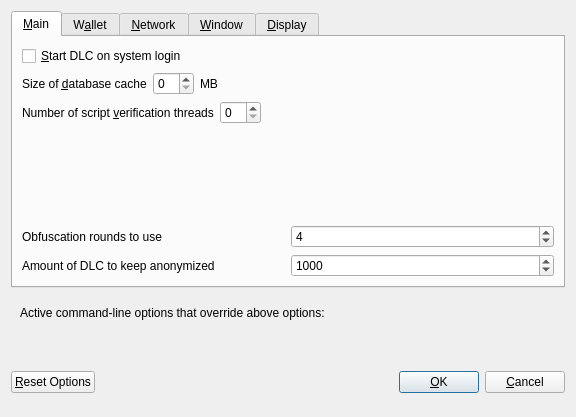
<?xml version="1.0" encoding="UTF-8"?>
<ui version="4.0">
 <class>OptionsDialog</class>
 <widget class="QDialog" name="OptionsDialog">
  <property name="geometry">
   <rect>
    <x>0</x>
    <y>0</y>
    <width>576</width>
    <height>417</height>
   </rect>
  </property>
  <property name="windowTitle">
   <string>Options</string>
  </property>
  <property name="modal">
   <bool>true</bool>
  </property>
  <layout class="QVBoxLayout" name="verticalLayout">
   <item>
    <widget class="QTabWidget" name="tabWidget">
     <property name="currentIndex">
      <number>0</number>
     </property>
     <widget class="QWidget" name="tabMain">
      <attribute name="title">
       <string>&amp;Main</string>
      </attribute>
      <layout class="QVBoxLayout" name="verticalLayout_Main">
       <item>
        <widget class="QCheckBox" name="bitcoinAtStartup">
         <property name="toolTip">
          <string>Automatically start DLC after logging in to the system.</string>
         </property>
         <property name="text">
          <string>&amp;Start DLC on system login</string>
         </property>
        </widget>
       </item>
       <item>
        <layout class="QHBoxLayout" name="horizontalLayout_2_Main">
         <item>
          <widget class="QLabel" name="databaseCacheLabel">
           <property name="text">
            <string>Size of &amp;database cache</string>
           </property>
           <property name="textFormat">
            <enum>Qt::PlainText</enum>
           </property>
           <property name="buddy">
            <cstring>databaseCache</cstring>
           </property>
          </widget>
         </item>
         <item>
          <widget class="QSpinBox" name="databaseCache"/>
         </item>
         <item>
          <widget class="QLabel" name="databaseCacheUnitLabel">
           <property name="text">
            <string>MB</string>
           </property>
           <property name="textFormat">
            <enum>Qt::PlainText</enum>
           </property>
          </widget>
         </item>
         <item>
          <spacer name="horizontalSpacer_2_Main">
           <property name="orientation">
            <enum>Qt::Horizontal</enum>
           </property>
           <property name="sizeHint" stdset="0">
            <size>
             <width>40</width>
             <height>20</height>
            </size>
           </property>
          </spacer>
         </item>
        </layout>
       </item>
       <item>
        <layout class="QHBoxLayout" name="horizontalLayout_3_Main">
         <item>
          <widget class="QLabel" name="threadsScriptVerifLabel">
           <property name="text">
            <string>Number of script &amp;verification threads</string>
           </property>
           <property name="textFormat">
            <enum>Qt::PlainText</enum>
           </property>
           <property name="buddy">
            <cstring>threadsScriptVerif</cstring>
           </property>
          </widget>
         </item>
         <item>
          <widget class="QSpinBox" name="threadsScriptVerif">
           <property name="toolTip">
            <string>(0 = auto, &lt;0 = leave that many cores free)</string>
           </property>
          </widget>
         </item>
         <item>
          <spacer name="horizontalSpacer_3_Main">
           <property name="orientation">
            <enum>Qt::Horizontal</enum>
           </property>
           <property name="sizeHint" stdset="0">
            <size>
             <width>40</width>
             <height>20</height>
            </size>
           </property>
          </spacer>
         </item>
        </layout>
       </item>
       <item>
        <spacer name="verticalSpacer_Main">
         <property name="orientation">
          <enum>Qt::Vertical</enum>
         </property>
         <property name="sizeHint" stdset="0">
          <size>
           <width>20</width>
           <height>40</height>
          </size>
         </property>
        </spacer>
       </item>
       <item>
        <layout class="QHBoxLayout" name="horizontalLayout_4_Main">
         <item>
          <widget class="QLabel" name="label">
           <property name="toolTip">
            <string>This setting determines the amount of individual masternodes that an input will be anonymized through.&lt;br/&gt;More rounds of anonymization gives a higher degree of privacy, but also costs more in fees.</string>
           </property>
           <property name="text">
            <string>Obfuscation rounds to use</string>
           </property>
          </widget>
         </item>
         <item>
          <widget class="QSpinBox" name="obfuscationRounds">
           <property name="minimum">
            <number>2</number>
           </property>
           <property name="maximum">
            <number>8</number>
           </property>
           <property name="value">
            <number>4</number>
           </property>
          </widget>
         </item>
        </layout>
       </item>
       <item>
        <layout class="QHBoxLayout" name="horizontalLayout">
         <item>
          <widget class="QLabel" name="label_2">
           <property name="toolTip">
            <string>This amount acts as a threshold to turn off Obfuscation once it's reached.</string>
           </property>
           <property name="statusTip">
            <string notr="true"/>
           </property>
           <property name="whatsThis">
            <string notr="true"/>
           </property>
           <property name="accessibleName">
            <string notr="true"/>
           </property>
           <property name="accessibleDescription">
            <string notr="true"/>
           </property>
           <property name="text">
            <string>Amount of DLC to keep anonymized</string>
           </property>
          </widget>
         </item>
         <item>
          <widget class="QSpinBox" name="anonymizeDelirium">
           <property name="minimum">
            <number>100</number>
           </property>
           <property name="maximum">
            <number>100000</number>
           </property>
           <property name="singleStep">
            <number>100</number>
           </property>
           <property name="value">
            <number>1000</number>
           </property>
          </widget>
         </item>
        </layout>
       </item>
      </layout>
     </widget>
     <widget class="QWidget" name="tabWallet">
      <attribute name="title">
       <string>W&amp;allet</string>
      </attribute>
      <layout class="QVBoxLayout" name="verticalLayout_Wallet">
       <item>
        <widget class="QGroupBox" name="groupBox">
         <property name="title">
          <string>Expert</string>
         </property>
         <layout class="QVBoxLayout" name="verticalLayout_2">
          <item>
           <widget class="QCheckBox" name="coinControlFeatures">
            <property name="toolTip">
             <string>Whether to show coin control features or not.</string>
            </property>
            <property name="text">
             <string>Enable coin &amp;control features</string>
            </property>
           </widget>
          </item>
          <item>
           <widget class="QCheckBox" name="showMasternodesTab">
            <property name="toolTip">
             <string>Show additional tab listing all your masternodes in first sub-tab&lt;br/&gt;and all masternodes on the network in second sub-tab.</string>
            </property>
            <property name="text">
             <string>Show Masternodes Tab</string>
            </property>
           </widget>
          </item>
          <item>
           <widget class="QCheckBox" name="spendZeroConfChange">
            <property name="toolTip">
             <string>If you disable the spending of unconfirmed change, the change from a transaction&lt;br/&gt;cannot be used until that transaction has at least one confirmation.&lt;br/&gt;This also affects how your balance is computed.</string>
            </property>
            <property name="text">
             <string>&amp;Spend unconfirmed change</string>
            </property>
           </widget>
          </item>
         </layout>
        </widget>
       </item>
       <item>
        <spacer name="verticalSpacer_Wallet">
         <property name="orientation">
          <enum>Qt::Vertical</enum>
         </property>
         <property name="sizeHint" stdset="0">
          <size>
           <width>20</width>
           <height>40</height>
          </size>
         </property>
        </spacer>
       </item>
      </layout>
     </widget>
     <widget class="QWidget" name="tabNetwork">
      <attribute name="title">
       <string>&amp;Network</string>
      </attribute>
      <layout class="QVBoxLayout" name="verticalLayout_Network">
       <item>
        <widget class="QCheckBox" name="mapPortUpnp">
         <property name="toolTip">
          <string>Automatically open the DLC client port on the router. This only works when your router supports UPnP and it is enabled.</string>
         </property>
         <property name="text">
          <string>Map port using &amp;UPnP</string>
         </property>
        </widget>
       </item>
       <item>
        <widget class="QCheckBox" name="allowIncoming">
         <property name="toolTip">
          <string>Accept connections from outside</string>
         </property>
         <property name="text">
          <string>Allow incoming connections</string>
         </property>
        </widget>
       </item>
       <item>
        <widget class="QCheckBox" name="connectSocks">
         <property name="toolTip">
          <string>Connect to the DLC network through a SOCKS5 proxy.</string>
         </property>
         <property name="text">
          <string>&amp;Connect through SOCKS5 proxy (default proxy):</string>
         </property>
        </widget>
       </item>
       <item>
        <layout class="QHBoxLayout" name="horizontalLayout_1_Network">
         <item>
          <widget class="QLabel" name="proxyIpLabel">
           <property name="text">
            <string>Proxy &amp;IP:</string>
           </property>
           <property name="textFormat">
            <enum>Qt::PlainText</enum>
           </property>
           <property name="buddy">
            <cstring>proxyIp</cstring>
           </property>
          </widget>
         </item>
         <item>
          <widget class="QValidatedLineEdit" name="proxyIp">
           <property name="minimumSize">
            <size>
             <width>140</width>
             <height>0</height>
            </size>
           </property>
           <property name="maximumSize">
            <size>
             <width>140</width>
             <height>16777215</height>
            </size>
           </property>
           <property name="toolTip">
            <string>IP address of the proxy (e.g. IPv4: 127.0.0.1 / IPv6: ::1)</string>
           </property>
          </widget>
         </item>
         <item>
          <widget class="QLabel" name="proxyPortLabel">
           <property name="text">
            <string>&amp;Port:</string>
           </property>
           <property name="textFormat">
            <enum>Qt::PlainText</enum>
           </property>
           <property name="buddy">
            <cstring>proxyPort</cstring>
           </property>
          </widget>
         </item>
         <item>
          <widget class="QLineEdit" name="proxyPort">
           <property name="minimumSize">
            <size>
             <width>55</width>
             <height>0</height>
            </size>
           </property>
           <property name="maximumSize">
            <size>
             <width>55</width>
             <height>16777215</height>
            </size>
           </property>
           <property name="toolTip">
            <string>Port of the proxy (e.g. 9050)</string>
           </property>
          </widget>
         </item>
         <item>
          <spacer name="horizontalSpacer_1_Network">
           <property name="orientation">
            <enum>Qt::Horizontal</enum>
           </property>
           <property name="sizeHint" stdset="0">
            <size>
             <width>40</width>
             <height>20</height>
            </size>
           </property>
          </spacer>
         </item>
        </layout>
       </item>
       <item>
        <spacer name="verticalSpacer_Network">
         <property name="orientation">
          <enum>Qt::Vertical</enum>
         </property>
         <property name="sizeHint" stdset="0">
          <size>
           <width>20</width>
           <height>40</height>
          </size>
         </property>
        </spacer>
       </item>
      </layout>
     </widget>
     <widget class="QWidget" name="tabWindow">
      <attribute name="title">
       <string>&amp;Window</string>
      </attribute>
      <layout class="QVBoxLayout" name="verticalLayout_Window">
       <item>
        <widget class="QCheckBox" name="minimizeToTray">
         <property name="toolTip">
          <string>Show only a tray icon after minimizing the window.</string>
         </property>
         <property name="text">
          <string>&amp;Minimize to the tray instead of the taskbar</string>
         </property>
        </widget>
       </item>
       <item>
        <widget class="QCheckBox" name="minimizeOnClose">
         <property name="toolTip">
          <string>Minimize instead of exit the application when the window is closed. When this option is enabled, the application will be closed only after selecting Quit in the menu.</string>
         </property>
         <property name="text">
          <string>M&amp;inimize on close</string>
         </property>
        </widget>
       </item>
       <item>
        <spacer name="verticalSpacer_Window">
         <property name="orientation">
          <enum>Qt::Vertical</enum>
         </property>
         <property name="sizeHint" stdset="0">
          <size>
           <width>20</width>
           <height>40</height>
          </size>
         </property>
        </spacer>
       </item>
      </layout>
     </widget>
     <widget class="QWidget" name="tabDisplay">
      <attribute name="title">
       <string>&amp;Display</string>
      </attribute>
      <layout class="QVBoxLayout" name="verticalLayout_Display">
       <item>
        <layout class="QHBoxLayout" name="horizontalLayout_1_Display">
         <item>
          <widget class="QLabel" name="langLabel">
           <property name="text">
            <string>User Interface &amp;language:</string>
           </property>
           <property name="textFormat">
            <enum>Qt::PlainText</enum>
           </property>
           <property name="buddy">
            <cstring>lang</cstring>
           </property>
          </widget>
         </item>
         <item>
          <widget class="QValueComboBox" name="lang">
           <property name="toolTip">
            <string>The user interface language can be set here. This setting will take effect after restarting DLC.</string>
           </property>
          </widget>
         </item>
        </layout>
       </item>
       <item>
        <widget class="QLabel" name="label_3">
         <property name="toolTip">
          <string notr="true"/>
         </property>
         <property name="statusTip">
          <string notr="true"/>
         </property>
         <property name="whatsThis">
          <string notr="true"/>
         </property>
         <property name="accessibleName">
          <string notr="true"/>
         </property>
         <property name="text">
          <string>Language missing or translation incomplete? Help contributing translations here:
https://www.transifex.com/delirium-project/delirium-project-translations</string>
         </property>
         <property name="wordWrap">
          <bool>true</bool>
         </property>
         <property name="openExternalLinks">
          <bool>true</bool>
         </property>
         <property name="textInteractionFlags">
          <set>Qt::TextBrowserInteraction</set>
         </property>
        </widget>
       </item>
       <item>
        <layout class="QHBoxLayout" name="horizontalLayout_4_Display" stretch="0,0">
         <item>
          <widget class="QLabel" name="themeLabel">
           <property name="text">
            <string>User Interface Theme:</string>
           </property>
          </widget>
         </item>
         <item>
          <widget class="QValueComboBox" name="theme"/>
         </item>
        </layout>
       </item>
       <item>
        <widget class="Line" name="line">
         <property name="orientation">
          <enum>Qt::Horizontal</enum>
         </property>
        </widget>
       </item>
       <item>
        <layout class="QHBoxLayout" name="horizontalLayout_2_Display">
         <item>
          <widget class="QLabel" name="unitLabel">
           <property name="text">
            <string>&amp;Unit to show amounts in:</string>
           </property>
           <property name="textFormat">
            <enum>Qt::PlainText</enum>
           </property>
           <property name="buddy">
            <cstring>unit</cstring>
           </property>
          </widget>
         </item>
         <item>
          <widget class="QValueComboBox" name="unit">
           <property name="toolTip">
            <string>Choose the default subdivision unit to show in the interface and when sending coins.</string>
           </property>
          </widget>
         </item>
        </layout>
       </item>
       <item>
        <layout class="QHBoxLayout" name="horizontalLayout_5_Display">
         <item>
          <widget class="QLabel" name="digitsLabel">
           <property name="text">
            <string>Decimal digits</string>
           </property>
          </widget>
         </item>
         <item>
          <widget class="QValueComboBox" name="digits"/>
         </item>
        </layout>
       </item>
       <item>
        <layout class="QHBoxLayout" name="horizontalLayout_3_Display">
         <item>
          <widget class="QLabel" name="thirdPartyTxUrlsLabel">
           <property name="toolTip">
            <string>Third party URLs (e.g. a block explorer) that appear in the transactions tab as context menu items. %s in the URL is replaced by transaction hash. Multiple URLs are separated by vertical bar |.</string>
           </property>
           <property name="text">
            <string>Third party transaction URLs</string>
           </property>
           <property name="buddy">
            <cstring>thirdPartyTxUrls</cstring>
           </property>
          </widget>
         </item>
         <item>
          <widget class="QLineEdit" name="thirdPartyTxUrls">
           <property name="toolTip">
            <string>Third party URLs (e.g. a block explorer) that appear in the transactions tab as context menu items. %s in the URL is replaced by transaction hash. Multiple URLs are separated by vertical bar |.</string>
           </property>
          </widget>
         </item>
        </layout>
       </item>
       <item>
        <spacer name="verticalSpacer">
         <property name="orientation">
          <enum>Qt::Vertical</enum>
         </property>
         <property name="sizeHint" stdset="0">
          <size>
           <width>20</width>
           <height>40</height>
          </size>
         </property>
        </spacer>
       </item>
      </layout>
     </widget>
    </widget>
   </item>
   <item>
    <widget class="QFrame" name="frame">
     <layout class="QVBoxLayout" name="verticalLayout_Bottom">
      <item>
       <layout class="QHBoxLayout" name="horizontalLayout_Bottom">
        <item>
         <widget class="QLabel" name="overriddenByCommandLineInfoLabel">
          <property name="text">
           <string>Active command-line options that override above options:</string>
          </property>
          <property name="textFormat">
           <enum>Qt::PlainText</enum>
          </property>
         </widget>
        </item>
        <item>
         <spacer name="horizontalSpacer_Bottom">
          <property name="orientation">
           <enum>Qt::Horizontal</enum>
          </property>
          <property name="sizeHint" stdset="0">
           <size>
            <width>40</width>
            <height>20</height>
           </size>
          </property>
         </spacer>
        </item>
       </layout>
      </item>
      <item>
       <widget class="QLabel" name="overriddenByCommandLineLabel">
        <property name="text">
         <string/>
        </property>
        <property name="textFormat">
         <enum>Qt::PlainText</enum>
        </property>
        <property name="wordWrap">
         <bool>true</bool>
        </property>
       </widget>
      </item>
     </layout>
    </widget>
   </item>
   <item>
    <layout class="QHBoxLayout" name="horizontalLayout_Buttons">
     <item>
      <widget class="QPushButton" name="resetButton">
       <property name="toolTip">
        <string>Reset all client options to default.</string>
       </property>
       <property name="text">
        <string>&amp;Reset Options</string>
       </property>
       <property name="autoDefault">
        <bool>false</bool>
       </property>
      </widget>
     </item>
     <item>
      <spacer name="horizontalSpacer_1">
       <property name="orientation">
        <enum>Qt::Horizontal</enum>
       </property>
       <property name="sizeHint" stdset="0">
        <size>
         <width>40</width>
         <height>48</height>
        </size>
       </property>
      </spacer>
     </item>
     <item>
      <widget class="QLabel" name="statusLabel">
       <property name="minimumSize">
        <size>
         <width>200</width>
         <height>0</height>
        </size>
       </property>
       <property name="font">
        <font>
         <weight>75</weight>
         <bold>true</bold>
        </font>
       </property>
       <property name="text">
        <string/>
       </property>
       <property name="textFormat">
        <enum>Qt::PlainText</enum>
       </property>
       <property name="wordWrap">
        <bool>true</bool>
       </property>
      </widget>
     </item>
     <item>
      <spacer name="horizontalSpacer_2">
       <property name="orientation">
        <enum>Qt::Horizontal</enum>
       </property>
       <property name="sizeHint" stdset="0">
        <size>
         <width>40</width>
         <height>48</height>
        </size>
       </property>
      </spacer>
     </item>
     <item>
      <widget class="QPushButton" name="okButton">
       <property name="text">
        <string>&amp;OK</string>
       </property>
       <property name="autoDefault">
        <bool>false</bool>
       </property>
       <property name="default">
        <bool>true</bool>
       </property>
      </widget>
     </item>
     <item>
      <widget class="QPushButton" name="cancelButton">
       <property name="text">
        <string>&amp;Cancel</string>
       </property>
       <property name="autoDefault">
        <bool>false</bool>
       </property>
      </widget>
     </item>
    </layout>
   </item>
  </layout>
 </widget>
 <customwidgets>
  <customwidget>
   <class>QValidatedLineEdit</class>
   <extends>QLineEdit</extends>
   <header>qvalidatedlineedit.h</header>
  </customwidget>
  <customwidget>
   <class>QValueComboBox</class>
   <extends>QComboBox</extends>
   <header>qvaluecombobox.h</header>
  </customwidget>
 </customwidgets>
 <resources/>
 <connections/>
</ui>
